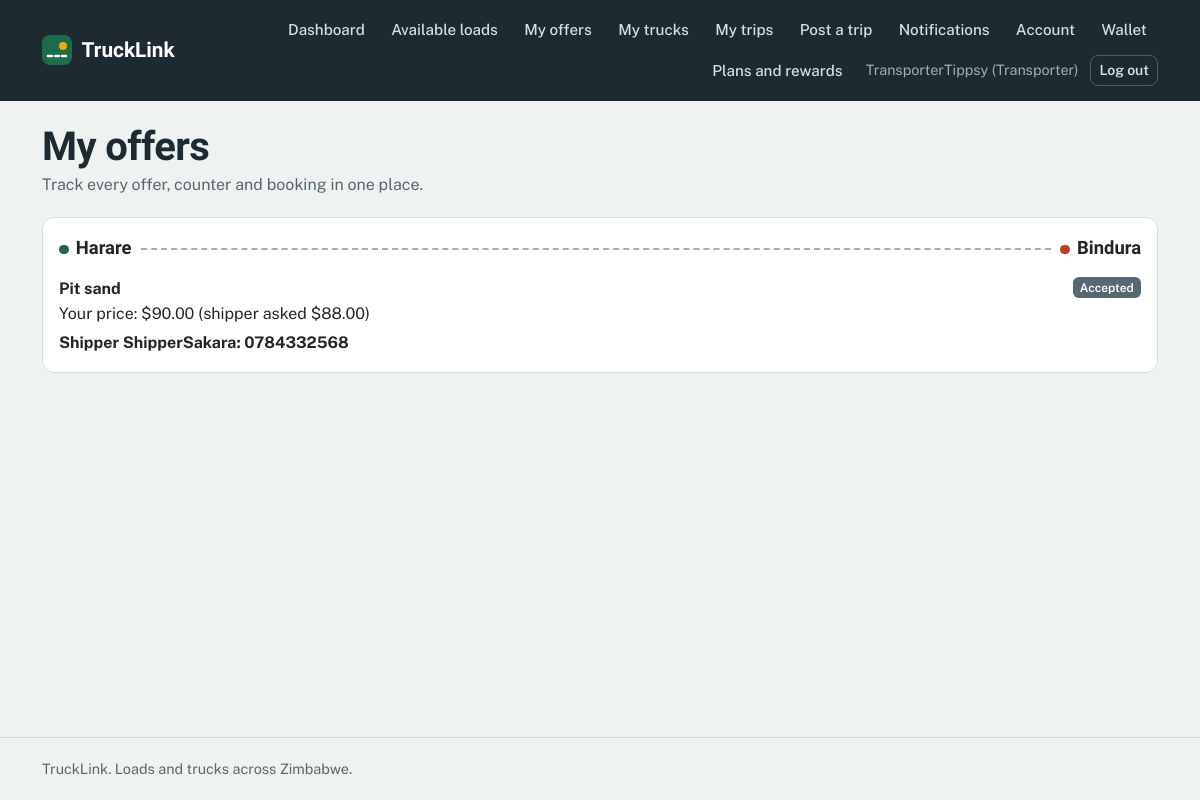
Page /loads/offers/ (signed in) on the committed database.
### accounts/models.py (models this page shows, shortened)
class Profile(models.Model):
    ROLE_CHOICES = [
        ('shipper', 'Shipper (I have loads)'),
        ('transporter', 'Transporter (I have trucks)'),
    ]
    user = models.OneToOneField(settings.AUTH_USER_MODEL, on_delete=models.CASCADE)
    role = models.CharField(max_length=20, choices=ROLE_CHOICES)
    phone = models.CharField(max_length=20, blank=True)
    both_roles = models.BooleanField(default=False)

### loads/models.py (models this page shows, shortened)
class Offer(models.Model):
    STATUS_CHOICES = [
        ('pending', 'Awaiting shipper'),
        ('countered', 'Awaiting transporter'),
        ('accepted', 'Accepted'),
        ('declined', 'Declined'),
        ('withdrawn', 'Withdrawn'),
        ('expired', 'Expired'),
    ]
    load = models.ForeignKey(Load, on_delete=models.CASCADE, related_name='offers')
    transporter = models.ForeignKey(settings.AUTH_USER_MODEL, on_delete=models.CASCADE,
                                    related_name='offers')
    truck = models.ForeignKey('trucks.Truck', on_delete=models.SET_NULL,
                              null=True, blank=True)
    price = models.DecimalField(max_digits=10, decimal_places=2)
    message = models.CharField(max_length=200, blank=True)
    status = models.CharField(max_length=20, choices=STATUS_CHOICES, default='pending')
    accepted_at = models.DateTimeField(null=True, blank=True)
    created_at = models.DateTimeField(auto_now_add=True)
    @property
    def shipper_paid(self):
        return self.payments.filter(status='paid', payer_role='shipper').exists()
    @property
    def transporter_paid(self):
        return self.payments.filter(status='paid', payer_role='transporter').exists()
    @property
    def fee_paid(self):
        return self.shipper_paid and self.transporter_paid

class Load(models.Model):
    STATUS_CHOICES = [
        ('open', 'Open'),
        ('booked', 'Booked'),
        ('delivered', 'Delivered'),
        ('expired', 'Expired'),
    ]
    CARGO_CHOICES = [
        ('general', 'General cargo'),
        ('bulk', 'Bulk'),
        ('perishable', 'Perishable'),
        ('fragile', 'Fragile'),
        ('hazardous', 'Hazardous'),
        ('livestock', 'Livestock'),
    ]
    URGENCY_CHOICES = [
        ('standard', 'Standard (1 to 3 days)'),
        ('urgent', 'Urgent (same day)'),
        ('scheduled', 'Scheduled (fixed date)'),
    ]
    TRUCK_NEEDED_CHOICES = [('any', 'Any truck')] + Truck.TYPE_CHOICES
    shipper = models.ForeignKey(settings.AUTH_USER_MODEL, on_delete=models.CASCADE,
                                related_name='loads', null=True, blank=True)
    title = models.CharField(max_length=100)
    pickup = models.CharField(max_length=100)
    destination = models.CharField(max_length=100)
    cargo_type = models.CharField(max_length=20, choices=CARGO_CHOICES, default='general')
    weight_tonnes = models.DecimalField(max_digits=6, decimal_places=2)
    truck_type_needed = models.CharField(max_length=20, choices=TRUCK_NEEDED_CHOICES, default='any')
    offered_price = models.DecimalField(max_digits=10, decimal_places=2)
    urgency = models.CharField(max_length=20, choices=URGENCY_CHOICES, default='standard')
    pickup_date = models.DateField(null=True, blank=True)
    description = models.TextField(blank=True, default='')
    insured = models.BooleanField(default=False)
    insurance_provider = models.CharField(max_length=100, blank=True, default='')
    coverage_amount = models.DecimalField(max_digits=12, decimal_places=2, null=True, blank=True)
    status = models.CharField(max_length=20, choices=STATUS_CHOICES, default='open')
    created_at = models.DateTimeField(auto_now_add=True)

### loads/views.py (the view)
# urls.py: path('offers/', views.my_offers, name='my_offers'),
@login_required
def my_offers(request):
    if _role(request.user) != 'transporter':
        return redirect('home')
    run_housekeeping()
    offers = (Offer.objects.filter(transporter=request.user)
              .select_related('load', 'load__shipper').order_by('-created_at'))
    return render(request, 'loads/my_offers.html', {'offers': offers})

### accounts/templatetags/notify_tags.py (called while the page is built)
@register.simple_tag
def unread_count(user):
    if not user.is_authenticated:
        return 0
    return user.notifications.filter(is_read=False).count()

### loads/services.py (called while the page is built, shortened)
def deadline_hours():
    return getattr(settings, 'PAYMENT_DEADLINE_HOURS', 24)

def expire_loads():
    stale = Load.objects.filter(status='open', pickup_date__lt=timezone.localdate())

def release_unpaid_bookings():
    cutoff = timezone.now() - timedelta(hours=deadline_hours())
    late = (Offer.objects
            .filter(status='accepted', accepted_at__lt=cutoff, load__status='booked')
            .select_related('load', 'load__shipper', 'transporter'))

def run_housekeeping():
    expire_loads()
    release_unpaid_bookings()

### loads/views.py (called while the page is built)
def _role(user):
    profile = getattr(user, 'profile', None)
    return profile.role if profile else None

### loads/templates/loads/my_offers.html (shortened to what this page needs)
{% extends 'base.html' %}
{% block content %}
<div class="page-head">
  <h1>My offers</h1>
  <p class="muted mb-0">Track every offer, counter and booking in one place.</p>
</div>
{% for offer in offers %}
<div class="card mb-2">
  <div class="card-body">
    <div class="route"><span class="town">{{ offer.load.pickup }}</span><span class="line"></span><span class="town">{{ offer.load.destination }}</span></div>
    <div class="d-flex justify-content-between align-items-start flex-wrap gap-2">
      <strong>{{ offer.load.title }}</strong>
      <span class="badge bg-secondary">{{ offer.get_status_display }}</span>
    </div>
    <p class="mb-1">Your price: ${{ offer.price }} (shipper asked ${{ offer.load.offered_price }})</p>
    {% if offer.status == 'countered' %}
      <p class="mb-2"><strong>The shipper countered at ${{ offer.price }}.</strong> Your move.</p>
      <a href="{% url 'load_detail' offer.load.pk %}" class="btn btn-sm btn-primary">Respond</a>
    {% elif offer.status == 'accepted' %}
      {% if offer.fee_paid %}
        <p class="mb-0 fw-bold">Shipper {{ offer.load.shipper.username }}: {{ offer.load.shipper.profile.phone|default:"no phone given" }}</p>
      {% elif offer.transporter_paid %}
        <p class="mb-0 muted">Your fee is paid. Waiting for the shipper to pay theirs.</p>
      {% else %}
        <p class="mb-2 muted">Agreed. Pay your platform fee of ${{ offer.transporter_fee }}{% if offer.pay_deadline %} by {{ offer.pay_deadline|date:"d M, H:i" }}{% endif %} to unlock contact details.</p>
        <a href="{% url 'load_detail' offer.load.pk %}" class="btn btn-sm btn-success">Pay my fee</a>
      {% endif %}
    {% else %}
      <a href="{% url 'load_detail' offer.load.pk %}" class="btn btn-sm btn-outline-primary">View</a>
    {% endif %}
  </div>
</div>
{% empty %}
<div class="empty">You have not made any offers yet. Browse <a href="{% url 'load_list' %}">available loads</a>.</div>
{% endfor %}
{% endblock %}

### accounts/templates/base.html (shortened to what this page needs)
{% load notify_tags static %}
<!DOCTYPE html>
<html lang="en">
<head>
  <link href="https://cdn.jsdelivr.net/npm/bootstrap@5.3.3/dist/css/bootstrap.min.css" rel="stylesheet">
</head>
<body>
  {% unread_count user as unread %}
  <header class="topbar">
    <div class="container topbar-inner">
      <a href="{% url 'home' %}" class="brand">
        <svg width="30" height="30" viewBox="0 0 30 30" aria-hidden="true"><rect width="30" height="30" rx="8" fill="#1C6B4A"/><path d="M6 21 L24 21" stroke="#fff" stroke-width="2.5" stroke-dasharray="4 3" stroke-linecap="round"/><circle cx="21" cy="11" r="4" fill="#F5A800"/></svg>
        <span>TruckLink</span>
      </a>
      <nav class="navlinks" aria-label="Main">
        {% if user.is_authenticated %}
          <a class="navlink" href="{% url 'dashboard' %}">Dashboard</a>
          {% if user.profile.role == 'shipper' %}
            <a class="navlink" href="{% url 'truck_list' %}">Available trucks</a>
            <a class="navlink" href="{% url 'post_load' %}">Post a load</a>
            <a class="navlink" href="{% url 'my_loads' %}">My loads</a>
            <a class="navlink" href="{% url 'space_list' %}">Truck space</a>
          {% elif user.profile.role == 'transporter' %}
            <a class="navlink" href="{% url 'load_list' %}">Available loads</a>
            <a class="navlink" href="{% url 'my_offers' %}">My offers</a>
            <a class="navlink" href="{% url 'my_trucks' %}">My trucks</a>
            <a class="navlink" href="{% url 'my_trips' %}">My trips</a>
            <a class="navlink" href="{% url 'trip_new' %}">Post a trip</a>
          {% else %}
            <a class="navlink" href="{% url 'load_list' %}">Loads</a>
            <a class="navlink" href="{% url 'truck_list' %}">Trucks</a>
          {% endif %}
          <a class="navlink" href="{% url 'notifications' %}">Notifications{% if unread %}<span class="count">{{ unread }}</span>{% endif %}</a>
          <a class="navlink" href="{% url 'account' %}">Account</a>
                    <a class="navlink" href="{% url 'wallet_home' %}">Wallet</a>
                              <a class="navlink" href="{% url 'growth_hub' %}">Plans and rewards</a>
          <span class="userchip">{{ user.username }}{% if user.profile %} ({{ user.profile.role|title }}){% endif %}</span>
          <form method="post" action="{% url 'logout' %}" class="d-inline">
            <button type="submit" class="btn btn-sm btn-nav">Log out</button>
          </form>
        {% else %}
          <a class="navlink" href="{% url 'login' %}">Log in</a>
          <a class="btn btn-sm btn-warning" href="{% url 'register' %}">Register</a>
        {% endif %}
      </nav>
    </div>
  </header>
  <main id="main">
    <div class="container">
      {% block content %}{% endblock %}
    </div>
  </main>
  <footer class="footer">
    <div class="container">TruckLink. Loads and trucks across Zimbabwe.</div>
  </footer>
</body>
</html>

### accounts/templates/base.html (style rules this page uses)
:root { --asphalt:#1E2A32; --mist:#EEF2F1; --paper:#FFFFFF; --msasa:#1C6B4A; --msasa-dark:#14513A; --msasa-tint:#E1F0E9; --amber:#F5A800; --amber-tint:#FFF1CC; --brake:#C93A2B; --brake-tint:#FBE5E1; --line:#D5DDDA; --muted:#566870; --bs-primary-rgb:28,107,74; --bs-success-rgb:28,107,74; --bs-warning-rgb:245,168,0; --bs-danger-rgb:201,58,43; --bs-secondary-rgb:86,104,112; }
body { font-family:'Public Sans',system-ui,-apple-system,'Segoe UI',sans-serif; background:var(--mist); color:var(--asphalt); line-height:1.55; min-height:100vh; display:flex; flex-direction:column; }
main { flex:1; }
h1,h2,h3,h4,.display-font { font-family:'Bricolage Grotesque','Public Sans',sans-serif; font-weight:700; letter-spacing:-.015em; line-height:1.1; }
main h1 { margin-top:1.5rem; }
a { color:var(--msasa); }
.muted { color:var(--muted); }
.topbar { background:var(--asphalt); color:#fff; }
.topbar-inner { display:flex; align-items:center; justify-content:space-between; gap:1rem; padding-top:.75rem; padding-bottom:.75rem; }
.brand { display:flex; align-items:center; gap:.6rem; color:#fff; text-decoration:none; font-family:'Bricolage Grotesque',sans-serif; font-weight:700; font-size:1.3rem; }
.navlinks { display:flex; align-items:center; gap:.25rem; flex-wrap:wrap; justify-content:flex-end; }
.navlink { color:#D7E0DD; text-decoration:none; padding:.4rem .7rem; border-radius:8px; font-weight:500; font-size:.95rem; }
.userchip { color:#9FB2AC; font-size:.9rem; padding:0 .5rem; }
.btn { border-radius:8px; font-weight:600; }
.btn-nav { --bs-btn-color:#D7E0DD; --bs-btn-border-color:#4B5C66; --bs-btn-hover-color:#fff; --bs-btn-hover-bg:rgba(255,255,255,.1); --bs-btn-hover-border-color:#9FB2AC; --bs-btn-active-color:#fff; --bs-btn-active-bg:rgba(255,255,255,.15); }
.card { border:1px solid var(--line); border-radius:12px; background:var(--paper); box-shadow:none; }
.badge { border-radius:6px; font-weight:600; padding:.35em .6em; }
.route { display:flex; align-items:center; gap:.6rem; margin-bottom:.9rem; }
.route .town { font-family:'Bricolage Grotesque',sans-serif; font-weight:700; font-size:1.15rem; white-space:nowrap; }
.route .town::before { content:""; display:inline-block; width:.6rem; height:.6rem; border-radius:50%; margin-right:.45rem; background:var(--msasa); }
.route .town:last-child::before { background:var(--brake); }
.route .line { flex:1; min-width:24px; border-top:2px dashed #9FB2AC; }
.page-head { margin:1.5rem 0 1.25rem; }
.page-head h1 { font-size:clamp(1.75rem,4vw,2.5rem); margin:0 0 .25rem; }
.footer { border-top:1px solid var(--line); color:var(--muted); padding:1.25rem 0; margin-top:2rem; font-size:.9rem; }

### rows in the picture
Offer: load.pickup "Harare", load.destination "Bindura", load "Pit sand", status "Accepted", price "90.00", load.offered_price "88.00", load.shipper.username "ShipperSakara", load.shipper.profile.phone "0784332568"

### other values in the picture
{{ user.username }} "TransporterTippsy"
{{ user.profile.role|title }} "Transporter"
